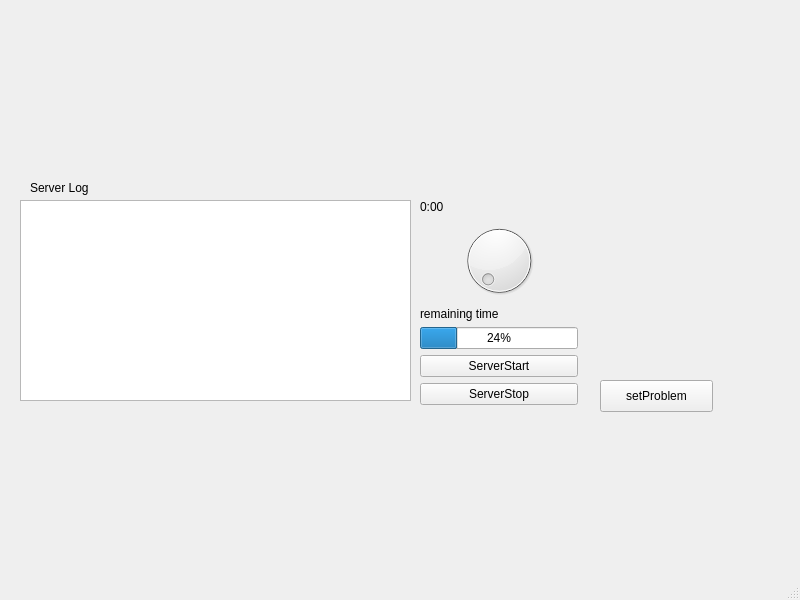
<?xml version="1.0" encoding="UTF-8"?>
<ui version="4.0">
 <class>MainWindow</class>
 <widget class="QMainWindow" name="MainWindow">
  <property name="geometry">
   <rect>
    <x>0</x>
    <y>0</y>
    <width>800</width>
    <height>600</height>
   </rect>
  </property>
  <property name="windowTitle">
   <string>MainWindow</string>
  </property>
  <widget class="QWidget" name="centralwidget">
   <widget class="QTextEdit" name="SLOG">
    <property name="geometry">
     <rect>
      <x>20</x>
      <y>200</y>
      <width>391</width>
      <height>201</height>
     </rect>
    </property>
   </widget>
   <widget class="QLabel" name="SLOG_LABEL">
    <property name="geometry">
     <rect>
      <x>30</x>
      <y>180</y>
      <width>81</width>
      <height>16</height>
     </rect>
    </property>
    <property name="text">
     <string>Server Log</string>
    </property>
   </widget>
   <widget class="QPushButton" name="setProb">
    <property name="geometry">
     <rect>
      <x>600</x>
      <y>380</y>
      <width>113</width>
      <height>32</height>
     </rect>
    </property>
    <property name="text">
     <string>setProblem</string>
    </property>
   </widget>
   <widget class="QWidget" name="verticalLayoutWidget">
    <property name="geometry">
     <rect>
      <x>420</x>
      <y>200</y>
      <width>158</width>
      <height>205</height>
     </rect>
    </property>
    <layout class="QVBoxLayout" name="verticalLayout">
     <item>
      <layout class="QVBoxLayout" name="verticalLayout_2">
       <item>
        <widget class="QLabel" name="timeLabel">
         <property name="text">
          <string>0:00</string>
         </property>
         <property name="buddy">
          <cstring>timeDial</cstring>
         </property>
        </widget>
       </item>
       <item>
        <widget class="QDial" name="timeDial"/>
       </item>
       <item>
        <widget class="QLabel" name="label">
         <property name="text">
          <string>remaining time</string>
         </property>
        </widget>
       </item>
       <item>
        <widget class="QProgressBar" name="timeBar">
         <property name="value">
          <number>24</number>
         </property>
        </widget>
       </item>
      </layout>
     </item>
     <item>
      <widget class="QPushButton" name="SStart">
       <property name="text">
        <string>ServerStart</string>
       </property>
      </widget>
     </item>
     <item>
      <widget class="QPushButton" name="SStop">
       <property name="text">
        <string>ServerStop</string>
       </property>
      </widget>
     </item>
    </layout>
   </widget>
  </widget>
  <widget class="QMenuBar" name="menubar">
   <property name="geometry">
    <rect>
     <x>0</x>
     <y>0</y>
     <width>800</width>
     <height>22</height>
    </rect>
   </property>
  </widget>
  <widget class="QStatusBar" name="statusbar"/>
 </widget>
 <resources/>
 <connections/>
</ui>
